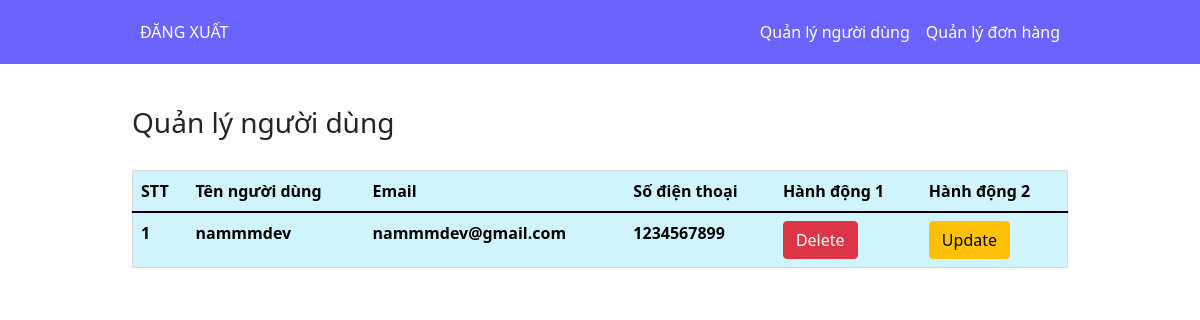
/route/admin/index.php (signed in), run on an earlier commit of the app's database.
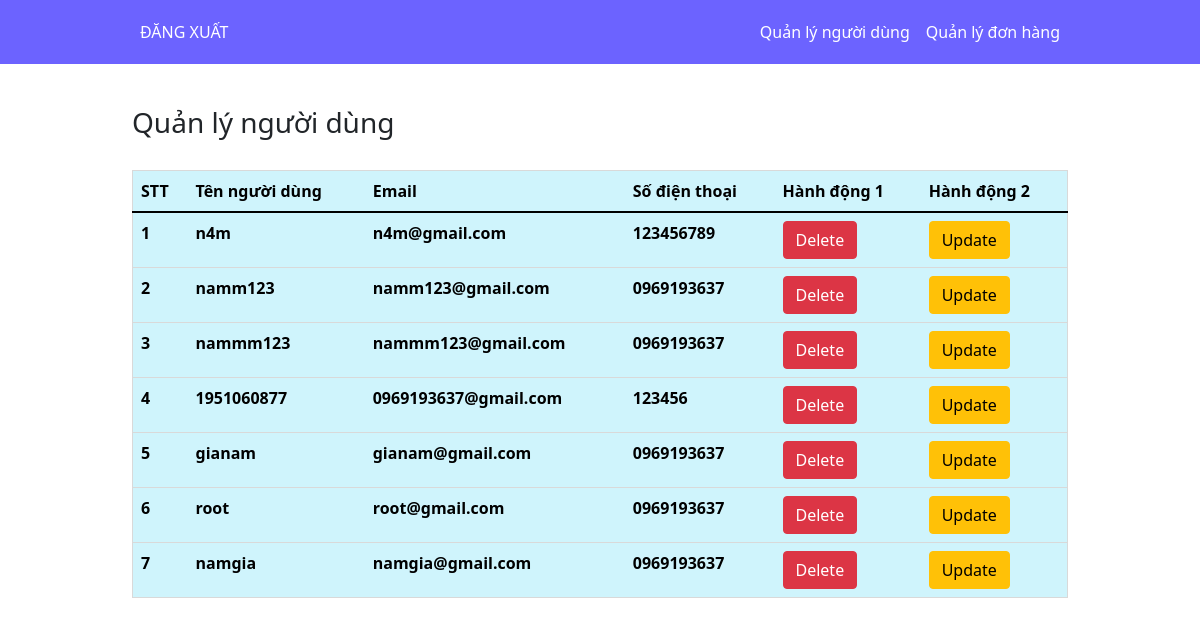
And on a later commit of the database.
### tables this page shows
CREATE TABLE `tb_users` (
  `user_id` int(11) UNSIGNED NOT NULL,
  `user_name` varchar(100) NOT NULL,
  `user_pass` varchar(100) NOT NULL,
  `user_email` varchar(100) NOT NULL,
  `user_phone` varchar(30) NOT NULL
);

### route/admin/index.php (the view, shortened to what this page needs)
<!doctype html>
<html lang="en">
  <head>
    <link href="https://cdn.jsdelivr.net/npm/bootstrap@5.1.3/dist/css/bootstrap.min.css" rel="stylesheet">
    <link rel="stylesheet" href="../.././css/admin-dashboard.css">
    <link rel="stylesheet" href="../.././css/style.css">
  </head>
  <body>
    <nav class="navbar navbar-expand-lg navbar-light bg-light home-nav">
        <div class="container">
            <div class="collapse navbar-collapse home-menu" id="navbarTogglerDemo01">
                <ul class="navbar-nav mr-auto mt-2 mt-lg-0">
                    <li class="nav-item">
                        <a class="nav-link home-link" href="../.././src/process-logout-admin.php">ĐĂNG XUẤT</a>
                    </li>
                </ul>
                <ul class="navbar-nav mr-auto mt-2 mt-lg-0">
                    <li class="nav-item">
                        <a class="nav-link home-link" href="./index.php">Quản lý người dùng</a>
                    </li>
                    <li class="nav-item">
                        <a class="nav-link home-link" href="./order.php">Quản lý đơn hàng</a>
                    </li>
                </ul>
            </div>
        </div>
    </nav>
    <div class="container">
        <h3 class="global-title">Quản lý người dùng</h3>
        <div class="book-container">
            <table class="table table-info list-book">
                <thead>
                    <tr>
                        <th scope="col">STT</th>
                        <th scope="col">Tên người dùng</th>
                        <th scope="col">Email</th>
                        <th scope="col">Số điện thoại</th>
                        <th scope="col">Hành động 1</th>
                        <th scope="col">Hành động 2</th>
                    </tr>
                </thead>
                <tbody>
                    <?php
                        $conn = mysqli_connect('localhost','root','','database_book');
                        $sql = "SELECT user_id, user_name, user_email, user_phone FROM tb_users";
                        $result = mysqli_query($conn,$sql);
                        if(mysqli_num_rows($result) > 0){
                            $index = 0;
                            while($row = mysqli_fetch_assoc($result)) {
                                $index++;
                                echo "<tr>";
                                    echo "<th>".$index."</th>";
                                    echo "<th>".$row["user_name"]."</th>";
                                    echo "<th>".$row["user_email"]."</th>";
                                    echo "<th>".$row["user_phone"]."</th>";
                                    echo "<th><a href=../.././src/process-delete-user.php?id=".$row["user_id"]." class='btn btn-danger'>Delete</a></th>";
                                    echo "<th><a href=updateUser.php?update=".$row["user_id"]." class='btn btn-warning' >Update</a></th>";
                                echo "</tr>";
                            }
                        }
                    ?>
                </tbody>
            </table>
        </div>
    </div>
  </body>
</html>

### css/admin-dashboard.css (style rules this page uses)
.list-book { border-radius: 5px; border: 1px solid #d9d9d9; }
.book-container { max-height: 500px; overflow-y: auto; margin-top: 20px; }

### css/style.css (style rules this page uses)
.global-title { margin: 30px auto; }
.container { width: 80%; margin: 0 auto; padding: 1%; }
.home-menu { align-items: center; justify-content: space-between; }
.home-nav { padding: 0; background: #6C63FF !important; }
.home-link { color: #fff !important; }

What changed in the data, as far as the page shows it:
changed tb_users: user_name "nammmdev" → "n4m"; user_email "nammmdev@gmail.com" → "n4m@gmail.com"; user_phone "1234567899" → "123456789"
added tb_users: user_name "namm123", user_email "namm123@gmail.com", user_phone "0969193637"
added tb_users: user_name "nammm123", user_email "nammm123@gmail.com", user_phone "0969193637"
added tb_users: user_name "1951060877", user_email "0969193637@gmail.com", user_phone "123456"
added tb_users: user_name "gianam", user_email "gianam@gmail.com", user_phone "0969193637"
added tb_users: user_name "root", user_email "root@gmail.com", user_phone "0969193637"
added tb_users: user_name "namgia", user_email "namgia@gmail.com", user_phone "0969193637"
